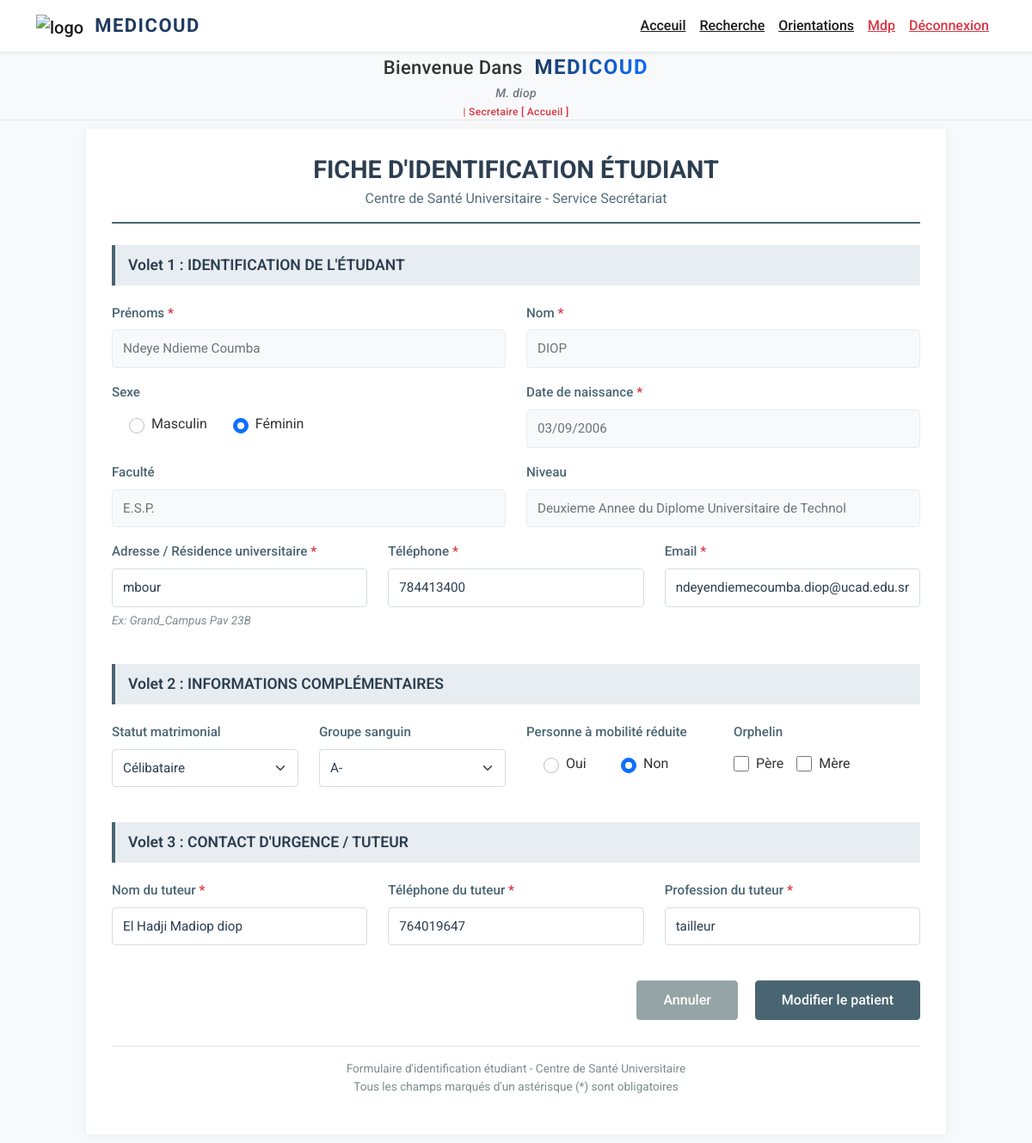
/profils/secretaire/ajouter_etudiant.php?id=5 (signed in), run on the app's committed database.
### tables this page shows
CREATE TABLE IF NOT EXISTS `medical_patients` (
  `id` int NOT NULL AUTO_INCREMENT,
  `type_patient` enum('etudiant','personnel') NOT NULL,
  `numero_identifiant` varchar(50) NOT NULL,
  `nom` varchar(100) NOT NULL,
  `prenom` varchar(150) NOT NULL,
  `date_naissance` date NOT NULL,
  `sexe` varchar(10) DEFAULT NULL,
  `telephone` varchar(20) DEFAULT NULL,
  `email` varchar(150) DEFAULT NULL,
  `adresse` varchar(255) DEFAULT NULL,
  `faculte` varchar(150) DEFAULT NULL,
  `niveau_etude` text,
  `fonction` varchar(150) DEFAULT NULL,
  `service` varchar(150) DEFAULT NULL,
  `statut_matrimonial` varchar(30) DEFAULT NULL,
  `groupe_sanguin` varchar(5) DEFAULT NULL,
  `maladies_chroniques` text,
  `mobilite_reduite` varchar(10) DEFAULT 'Non',
  `orphelin` varchar(50) NOT NULL,
  `contact_urgence_nom` varchar(150) DEFAULT NULL,
  `contact_urgence_telephone` varchar(20) DEFAULT NULL,
  `contact_urgence_profession` varchar(100) DEFAULT NULL,
  `created_at` timestamp NULL DEFAULT CURRENT_TIMESTAMP,
  PRIMARY KEY (`id`),
  UNIQUE KEY `numero_identifiant` (`numero_identifiant`)
);

### traitement/fonction.php (called while the page is built, shortened)
<?php
function getPatientsById($connexion, $id)
{
    $stmt = $connexion->prepare('SELECT * FROM medical_patients WHERE id=?');
    $stmt->bind_param('i', $id);
    $stmt->execute();
    return $stmt->get_result()->fetch_assoc();
}
?>

### profils/secretaire/ajouter_etudiant.php (the view, shortened to what this page needs)
<?php
require_once ('../../traitement/fonction.php');
$donneesApi = null;
$type_patient = null;
$id = $_GET['id'] ?? null;
$patient = null;
if ($id) {
    $patient = getPatientsById($connexion, $id);
    $type_patient = $patient['type_patient'];
}
?>
<!DOCTYPE html>
<html lang="fr">
<?php include_once ('../../head.php'); ?>
<head>
    <link href="https://cdn.jsdelivr.net/npm/bootstrap@5.1.3/dist/css/bootstrap.min.css" rel="stylesheet">
</head>
<body>
    <div class="page-container container">
        <div class="header-section">
            <h1 class="title">
                FICHE D'IDENTIFICATION <?= $type_patient === 'personnel' ? 'PERSONNEL' : 'ÉTUDIANT' ?>
            </h1>
            <p class="subtitle">Centre de Santé Universitaire - Service Secrétariat</p>
        </div>
        <form method="POST" action="" id="identificationForm">
            <div class="section-title">Volet 1 : IDENTIFICATION DE L'ÉTUDANT</div>
            <div class="form-section">
                <div class="row">
                    <div class="col-md-6 mb-3">
                        <label class="form-label required-field">Prénoms</label>
                        <input type="text" class="form-control" name="prenom"
                            value="<?= htmlspecialchars($patient['prenom'] ?? $donneesApi['prenom'] ?? '') ?>" required
                            readonly>
                    </div>
                    <div class="col-md-6 mb-3">
                        <label class="form-label required-field">Nom</label>
                        <input type="text" class="form-control" name="nom"
                            value="<?= htmlspecialchars($patient['nom'] ?? $donneesApi['nom'] ?? '') ?>" required
                            readonly>
                    </div>
                </div>
                <div class="row">
                    <div class="col-md-6 mb-3">
                        <label class="form-label">Sexe</label>
                        <div class="radio-group justify-end">
                            <?php $sexe = $patient['sexe'] ?? $donneesApi['sexe'] ?? ''; ?>
                            <div class="radio-item">
                                <input class="form-check-input" type="radio" name="sexe" id="sexe_m" value="M"
                                    <?= $sexe === 'M' ? 'checked' : '' ?> required>
                                <label class="form-check-label" for="sexe_m">Masculin</label>
                            </div>
                            <div class="radio-item">
                                <input class="form-check-input" type="radio" name="sexe" id="sexe_f" value="F"
                                    <?= $sexe === 'F' ? 'checked' : '' ?>>
                                <label class="form-check-label" for="sexe_f">Féminin</label>
                            </div>
                        </div>
                    </div>
                    <div class="col-md-6 mb-3">
                        <label class="form-label required-field">Date de naissance</label>
                        <?php
                        $date_naissance = $patient['date_naissance']
                            ?? ($type_patient === 'etudiant'
                                ? $donneesApi['date_naissance']
                                : $donneesApi['date_naiss']);
                        ?>
                        <input type="text" class="form-control" name="date_naissance"
                            value="<?= htmlspecialchars(date('d/m/Y', strtotime($date_naissance ?? ''))) ?>" required
                            readonly>
                    </div>
                </div>
                <div class="row">
                    <?php if ($type_patient === 'etudiant'): ?>
                    <div class="col-md-6 mb-3">
                        <label class="form-label">Faculté</label>
                        <input type="text" class="form-control" name="faculte"
                            value="<?= htmlspecialchars($patient['faculte'] ?? $donneesApi['faculte'] ?? '') ?>"
                            readonly>
                    </div>
                    <div class="col-md-6 mb-3">
                        <label class="form-label">Niveau</label>
                        <input type="text" class="form-control" name="niveau_formation"
                            value="<?= htmlspecialchars($patient['niveau_etude'] ?? $donneesApi['niveau_formation'] ?? '') ?>"
                            readonly>
                    </div>
                    <?php endif; ?>
                </div>
                <div class="row">
                    <div class="col-md-4 mb-3">
                        <label class="form-label required-field">Adresse / Résidence universitaire</label>
                        <input type="text" class="form-control" name="adresse_residence"
                            value="<?= htmlspecialchars($patient['adresse'] ?? $donneesApi['adresse'] ?? '') ?>"
                            required>
                        <div class="field-hint">Ex: Grand_Campus Pav 23B</div>
                    </div>
                    <div class="col-md-4 mb-3">
                        <label class="form-label required-field">Téléphone</label>
                        <input type="tel" class="form-control" name="telephone"
                            value="<?= htmlspecialchars($patient['telephone'] ?? $donneesApi['telephone2'] ?? '') ?>"
                            required>
                    </div>
                    <div class="col-md-4 mb-3">
                        <label class="form-label required-field">Email</label>
                        <input type="email" class="form-control" name="email"
                            value="<?= htmlspecialchars($patient['email'] ?? $donneesApi['email_ucad'] ?? '') ?>"
                            required>
                    </div>
                </div>
            </div>
            <div class="section-title">Volet 2 : INFORMATIONS COMPLÉMENTAIRES</div>
            <?php
            $statut = $patient['statut_matrimonial'] ?? '';
            $groupe = $patient['groupe_sanguin'] ?? '';
            $mobilite = $patient['mobilite_reduite'] ?? 'Non';
            $orphelin = $patient['orphelin'] ?? '';
            ?>
            <div class="form-section">
                <div class="row">
                    <div class="col-md-3 mb-3">
                        <label class="form-label">Statut matrimonial</label>
                        <select class="form-select" name="statut_matrimonial">
                            <option value="Célibataire" <?= $statut === 'Célibataire' ? 'selected' : '' ?>>Célibataire
                            </option>
                        </select>
                    </div>
                    <div class="col-md-3 mb-3">
                        <label class="form-label">Groupe sanguin</label>
                        <select class="form-select" name="groupe_sanguin">
                            <option value="A-" <?= $groupe === 'A-' ? 'selected' : '' ?>>A-</option>
                        </select>
                    </div>
                    <div class="col-md-3 mb-3">
                        <label class="form-label">Personne à mobilité réduite</label>
                        <div class="radio-group justify-end">
                            <div class="radio-item">
                                <input class="form-check-input" type="radio" name="mobilite_reduite" id="mobilite_oui"
                                    value="Oui" <?= $mobilite === 'Oui' ? 'checked' : '' ?>>
                                <label class="form-check-label" for="mobilite_oui">Oui</label>
                            </div>
                            <div class="radio-item">
                                <input class="form-check-input" type="radio" name="mobilite_reduite" id="mobilite_non"
                                    value="Non" <?= $mobilite === 'Non' ? 'checked' : '' ?>>
                                <label class="form-check-label" for="mobilite_non">Non</label>
                            </div>
                        </div>
                    </div>
                    <div class="col-md-3 mb-3">
                        <label class="form-label">Orphelin</label>
                        <div class="checkbox-group">
                            <div class="checkbox-item">
                                <input type="checkbox" name="orphelin_pere" id="orphelin_pere" value="1"
                                    <?= strpos($orphelin, 'Père') !== false ? 'checked' : '' ?>>
                                <label for="orphelin_pere">Père</label>
                            </div>
                            <div class="checkbox-item">
                                <input type="checkbox" name="orphelin_mere" id="orphelin_mere" value="1"
                                    <?= strpos($orphelin, 'Mère') !== false ? 'checked' : '' ?>>
                                <label for="orphelin_mere">Mère</label>
                            </div>
                        </div>
                    </div>
                </div>
            </div>
            <div class="section-title">Volet 3 : CONTACT D'URGENCE / TUTEUR</div>
            <?php
            $tuteur_nom = $patient['contact_urgence_nom'] ?? '';
            $tuteur_tel = $patient['contact_urgence_telephone'] ?? '';
            $tuteur_prof = $patient['contact_urgence_profession'] ?? '';
            ?>
            <div class="form-section">
                <div class="row">
                    <div class="col-md-4 mb-3">
                        <label class="form-label required-field">Nom du tuteur</label>
                        <input type="text" class="form-control" name="tuteur_nom" placeholder="Nom complet du tuteur"
                            value="<?= htmlspecialchars($tuteur_nom) ?>" required>
                    </div>
                    <div class="col-md-4 mb-3">
                        <label class="form-label required-field">Téléphone du tuteur</label>
                        <input type="tel" class="form-control" name="tuteur_telephone" placeholder="Numéro de téléphone"
                            value="<?= htmlspecialchars($tuteur_tel) ?>" required>
                    </div>
                    <div class="col-md-4 mb-3">
                        <label class="form-label required-field">Profession du tuteur</label>
                        <input type="text" class="form-control" name="tuteur_profession"
                            placeholder="Profession du tuteur" value="<?= htmlspecialchars($tuteur_prof) ?>" required>
                    </div>
                </div>
            </div>
            <div class="row mt-4">
                <div class="col-12 text-end">
                    <a href="../medecin/recherche.php" class="btn btn-secondary me-3">
                        Annuler
                    </a>
                    <button type="submit" class="btn btn-primary">
                        <?= isset($id) ? 'Modifier le patient' : 'Enregistrer le patient' ?>
                    </button>
                </div>
            </div>
            <div class="footer-note">
                <p>Formulaire d'identification étudiant - Centre de Santé Universitaire<br>
                    Tous les champs marqués d'un astérisque (*) sont obligatoires</p>
            </div>
        </form>
    </div>
</body>
</html>

### profils/secretaire/ajouter_etudiant.php (style rules this page uses)
body { font-family: 'Roboto', sans-serif; background-color: #f8f9fa; color: #333; line-height: 1.5; }
.page-container { max-width: 1000px; background-color: white; padding: 30px; box-shadow: 0 2px 15px rgba(0, 0, 0, 0.05); margin-top: 10px; margin-bottom: 10px; }
.header-section { border-bottom: 2px solid #4a6572; padding-bottom: 15px; margin-bottom: 25px; text-align: center; }
.title { color: #2c3e50; font-weight: 700; font-size: 1.8rem; margin-bottom: 5px; }
.subtitle { color: #546e7a; font-size: 1rem; margin-bottom: 0; }
.section-title { background-color: #e8edf1; color: #2c3e50; font-weight: 600; font-size: 1.1rem; padding: 10px 15px; border-left: 4px solid #4a6572; margin-top: 25px; margin-bottom: 20px; }
.form-section { margin-bottom: 25px; }
.form-label { color: #4a6572; font-weight: 500; margin-bottom: 8px; font-size: 0.95rem; }
.required-field::after { content: " *"; color: #dc3545; font-weight: bold; }
.form-control, .form-select { border: 1px solid #d5dde5; border-radius: 4px; padding: 10px 12px; color: #2c3e50; font-size: 0.95rem; background-color: #ffffff; }
.form-control[readonly] { background-color: #f8f9fa; border-color: #e9ecef; color: #6c757d; }
.checkbox-group { display: flex; flex-wrap: wrap; gap: 15px; margin-top: 5px; }
.checkbox-item { display: flex; align-items: center; gap: 8px; }
.checkbox-item input[type="checkbox"] { width: 18px; height: 18px; cursor: pointer; }
.radio-group { display: flex; justify-content: flex-start; gap: 25px; margin-top: 5px; margin-left: 15px; flex-wrap: wrap; }
.radio-item { display: flex; align-items: center; gap: 8px; min-width: 60px; margin-left: 5px; justify-content: flex-start; }
.radio-item input[type="radio"] { width: 18px; height: 18px; cursor: pointer; }
.btn-primary { background-color: #4a6572; border-color: #4a6572; padding: 10px 30px; font-weight: 500; border-radius: 4px; }
.btn-secondary { background-color: #95a5a6; border-color: #95a5a6; padding: 10px 30px; font-weight: 500; border-radius: 4px; }
.field-hint { color: #7f8c8d; font-size: 0.85rem; margin-top: 5px; font-style: italic; }
.footer-note { color: #7f8c8d; font-size: 0.85rem; text-align: center; margin-top: 30px; padding-top: 15px; border-top: 1px solid #e1e5e9; }

### data on the page
medical_patients: prenom "Ndeye Ndieme Coumba", nom "DIOP", sexe "☐ Masculin", sexe "☑ Féminin", date_naissance "03/09/2006", faculte "E.S.P.", niveau_formation "Deuxieme Annee du Diplome Universitaire de Technol", adresse_residence "mbour", telephone "784413400", email "ndeyendiemecoumba.diop@ucad.edu.sn", statut_matrimonial "Célibataire", groupe_sanguin "A-", mobilite_reduite "☐ Oui", mobilite_reduite "☑ Non", tuteur_nom "El Hadji Madiop diop", tuteur_telephone "764019647", tuteur_profession "tailleur"

### other printed values
$_SESSION['nom'] "diop"
$_SESSION['user_role'] "Secretaire"
$_SESSION['profile_2'] "Accueil"
